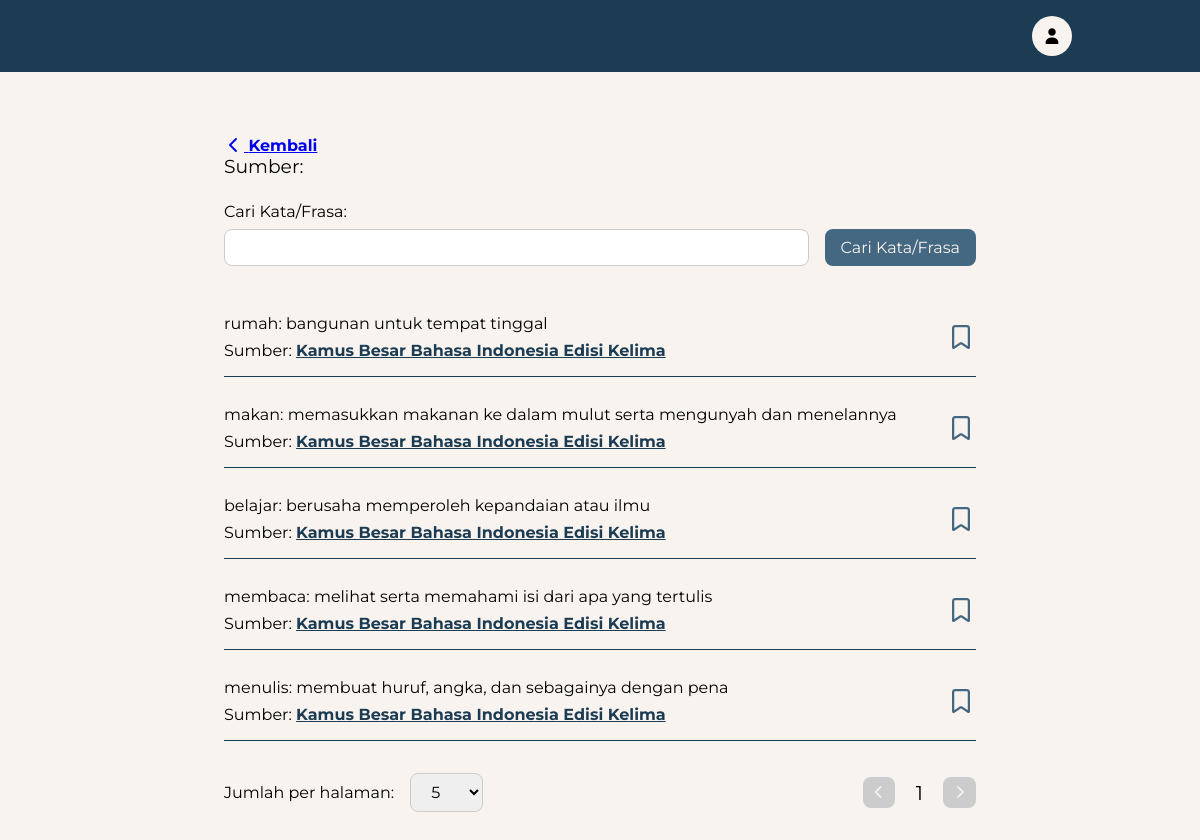
The app's page /pages/search-result.php with its own data.
### tables this page shows
create table dictionaries (
    dict_id varchar(255) primary key not null,
    entry varchar(255) not null default '',
    meaning varchar(255) not null default '',
    lexicon_id varchar(255) not null,
    created_at timestamp not null default current_timestamp,
    updated_at timestamp not null default current_timestamp on update current_timestamp,
    foreign key (lexicon_id) references lexicons(lexicon_id)
);

create table lexicons (
    lexicon_id varchar(255) primary key not null,
    title varchar(255) not null default '',
    words_in_total int not null default 0,
    description text not null,
    date_of_prep date not null,
    place_of_prep varchar(255) not null default '',
    author_id varchar(255) not null,
    created_at timestamp not null default current_timestamp,
    updated_at timestamp not null default current_timestamp on update current_timestamp,
    foreign key (author_id) references authors(author_id)
);

### service/search.service.php (called while the page is built, shortened)
<?php
require_once "../config/database.php";
function searchDictionaries($page, $limit, $phrase, $source): array
{
    global $pdo;
    $offset = ($page - 1) * $limit;
    $query = "SELECT d.dict_id, d.entry, d.meaning, l.title,
          CASE WHEN db.bookmark_id IS NOT NULL THEN 1 ELSE 0 END AS is_bookmarked
          FROM dictionaries d
          INNER JOIN lexicons l ON d.lexicon_id = l.lexicon_id
          LEFT JOIN dictionary_bookmarks db ON d.dict_id = db.dict_id AND db.user_id = :user_id";
    $conditions = [];
    $query .= " LIMIT :limit OFFSET :offset";
    $stmt = $pdo->prepare($query);
    $userId = $_SESSION["id"] ?? "";
    $stmt->bindParam(":user_id", $userId);
    $stmt->bindParam(":limit", $limit, PDO::PARAM_INT);
    $stmt->bindParam(":offset", $offset, PDO::PARAM_INT);
    $stmt->execute();
    return $stmt->fetchAll(PDO::FETCH_ASSOC);
}

### pages/search-result.php (the view, shortened to what this page needs)
<?php include "../layouts/top.php"; ?>
    </head>
    <body>
<?php include "../layouts/navbar.php"; ?>
<?php
include "../service/search.service.php";
global $pdo;
$page = isset($_GET["page"]) ? (int)$_GET["page"] : 1;
$limit = isset($_GET["limit"]) ? (int)$_GET["limit"] : 5;
$phrase = $_GET["phrase"] ?? "";
$source = $_GET["source"] ?? "";
$searchResults = searchDictionaries($page, $limit, $phrase, $source);
$totalPage = ceil(count($searchResults) / $limit);
$sourceStmt = $pdo->prepare("SELECT title FROM lexicons WHERE lexicon_id = :source");
$sourceStmt->bindParam(":source", $source);
$sourceStmt->execute();
$sourceData = $sourceStmt->fetch(PDO::FETCH_ASSOC);
?>
    <main>
        <section class="search-control">
            <div class="heading">
                <a href="dashboard.php" style="font-weight: bold; cursor: pointer; text-decoration: underline;">
                    <i class="fa-solid fa-chevron-left"></i>
                    Kembali
                </a>
                <h3>Sumber: <?= $source === "all" ? "Semua" : $sourceData["title"] ?></h3>
            </div>
            <div id="form-control">
                <label for="phrase">Cari Kata/Frasa:</label>
                <div class="input-wrapper">
                    <input type="text" id="phrase" name="phrase" class="form-input"/>
                    <button id="search-button">Cari Kata/Frasa</button>
                </div>
            </div>
        </section>
        <section class="search-results">
            <div class="search-result-lists">
                <?php foreach ($searchResults as $result): ?>
                    <div class="search-result-item">
                        <article>
                            <p>
                                <?= htmlspecialchars($result["entry"]) ?>: <?= htmlspecialchars($result["meaning"]) ?>
                            </p>
                            <p>
                                Sumber: <a href="#" class="source-link"><?= htmlspecialchars($result["title"]) ?></a>
                            </p>
                        </article>
                        <aside id="bookmark-btn" data-dictId="<?= $result["dict_id"] ?>" data-isBookmarked="<?= $result["is_bookmarked"] ? "1" : "0" ?>">
                            <?php if ($result["is_bookmarked"]): ?>
                                <i class="fa-solid fa-bookmark"></i>
                            <?php else: ?>
                                <i class="fa-regular fa-bookmark"></i>
                            <?php endif;  ?>
                        </aside>
                    </div>
                <?php endforeach; ?>
            </div>
            <div class="search-result-control">
                <div class="search-result-limit">
                    <label for="limit">Jumlah per halaman:</label>
                    <select id="limit" name="limit">
                        <option value="5">5</option>
                    </select>
                </div>
                <div class="search-result-pagination">
                    <button id="prev-btn" <?= $page <= 1 ? "disabled" : "" ?>>
                        <i class="fas fa-chevron-left"></i>
                    </button>
                    <p style="width: 40px; text-align: center; font-size: 20px"><?= $page ?></p>
                    <button id="next-btn" <?= $page >= $totalPage ? "disabled" : "" ?>>
                        <i class="fas fa-chevron-right"></i>
                    </button>
                </div>
            </div>
        </section>
    </main>
<?php include "../layouts/bottom.php"; ?>

### layouts/top.php (shortened to what this page needs)
<!DOCTYPE html>
<html lang="en">
<head>
    <link
            rel="stylesheet"
            href="https://cdnjs.cloudflare.com/ajax/libs/font-awesome/7.0.1/css/all.min.css"
    />

### layouts/navbar.php (shortened to what this page needs)
<nav>
    <aside>
        <div class="avatar">
            <i class="fa-solid fa-user"></i>
        </div>
    </aside>
</nav>

### layouts/bottom.php (shortened to what this page needs)
</body>
</html>

### layouts/top.php (style rules this page uses)
* { box-sizing: border-box; margin: 0; padding: 0; }
h1, h2, h3, h4, h5, h6, th { margin: 0; padding: 0; font-weight: normal; }
html { scroll-behavior: smooth; }
body { font-family: 'Montserrat', sans-serif; background-color: #f9f3ef; }
nav { background-color: #1b3c53; padding: 1rem 8rem; display: flex; justify-content: flex-end; color: #f9f3ef; }
.avatar { width: 40px; height: 40px; background-color: #f9f3ef; border-radius: 50%; display: flex; justify-content: center; align-items: center; cursor: pointer; }
.fa-user { color: black; font-size: 16px; }
nav aside { position: relative; }
main { padding: 4rem 14rem; }
input[type="text"], input[type="email"], input[type="password"], select { font-family: "Montserrat", sans-serif; padding: 0.5rem 1rem; border: 1px solid #ccc; border-radius: 8px; font-size: 1rem; }

### pages/search-result.php (style rules this page uses)
main > section.search-control { margin-bottom: 2rem; }
.heading { margin-bottom: 1.5rem; }
#form-control { flex: 1 0 0; display: flex; flex-direction: column; }
#form-control label { margin-bottom: 0.5rem; }
.input-wrapper { display: flex; gap: 1rem; }
.input-wrapper button { font-family: "Montserrat", sans-serif; padding: 0.5rem 1rem; background-color: #456882; color: #f9f3ef; border: none; border-radius: 8px; font-size: 1rem; cursor: pointer; transition: all 0.3s ease; }
.input-wrapper input[type="text"] { flex: 1 0 0; }
.search-result-item { border-bottom: 1px solid #1b3c53; padding: 0.5rem 0; margin-top: 0.75rem; display: flex; justify-content: space-between; align-items: center; }
.search-result-item p { margin: 0.5rem 0; }
.search-result-item .fa-bookmark { color: #456882; font-size: 1.5rem; cursor: pointer; }
.search-result-control { margin-top: 2rem; display: flex; justify-content: space-between; align-items: center; }
.search-result-limit { display: flex; align-items: center; gap: 1rem; }
.search-result-pagination { display: flex; align-items: center; gap: 0.25rem; }
.search-result-pagination button { background-color: #456882; color: #f9f3ef; border: none; padding: 0.5rem; cursor: pointer; transition: all 0.3s ease; border-radius: 8px; }
.search-result-pagination button:disabled { background-color: #ccc; cursor: not-allowed; }
.source-link { font-weight: bold; color: #1b3c53; }

### records on screen
dictionaries: entry "rumah", meaning "bangunan untuk tempat tinggal", lexicon.title "Kamus Besar Bahasa Indonesia Edisi Kelima"
dictionaries: entry "makan", meaning "memasukkan makanan ke dalam mulut serta mengunyah dan menelannya", lexicon.title "Kamus Besar Bahasa Indonesia Edisi Kelima"
dictionaries: entry "belajar", meaning "berusaha memperoleh kepandaian atau ilmu", lexicon.title "Kamus Besar Bahasa Indonesia Edisi Kelima"
dictionaries: entry "membaca", meaning "melihat serta memahami isi dari apa yang tertulis", lexicon.title "Kamus Besar Bahasa Indonesia Edisi Kelima"
dictionaries: entry "menulis", meaning "membuat huruf, angka, dan sebagainya dengan pena", lexicon.title "Kamus Besar Bahasa Indonesia Edisi Kelima"

### other values on screen
$page "1"
